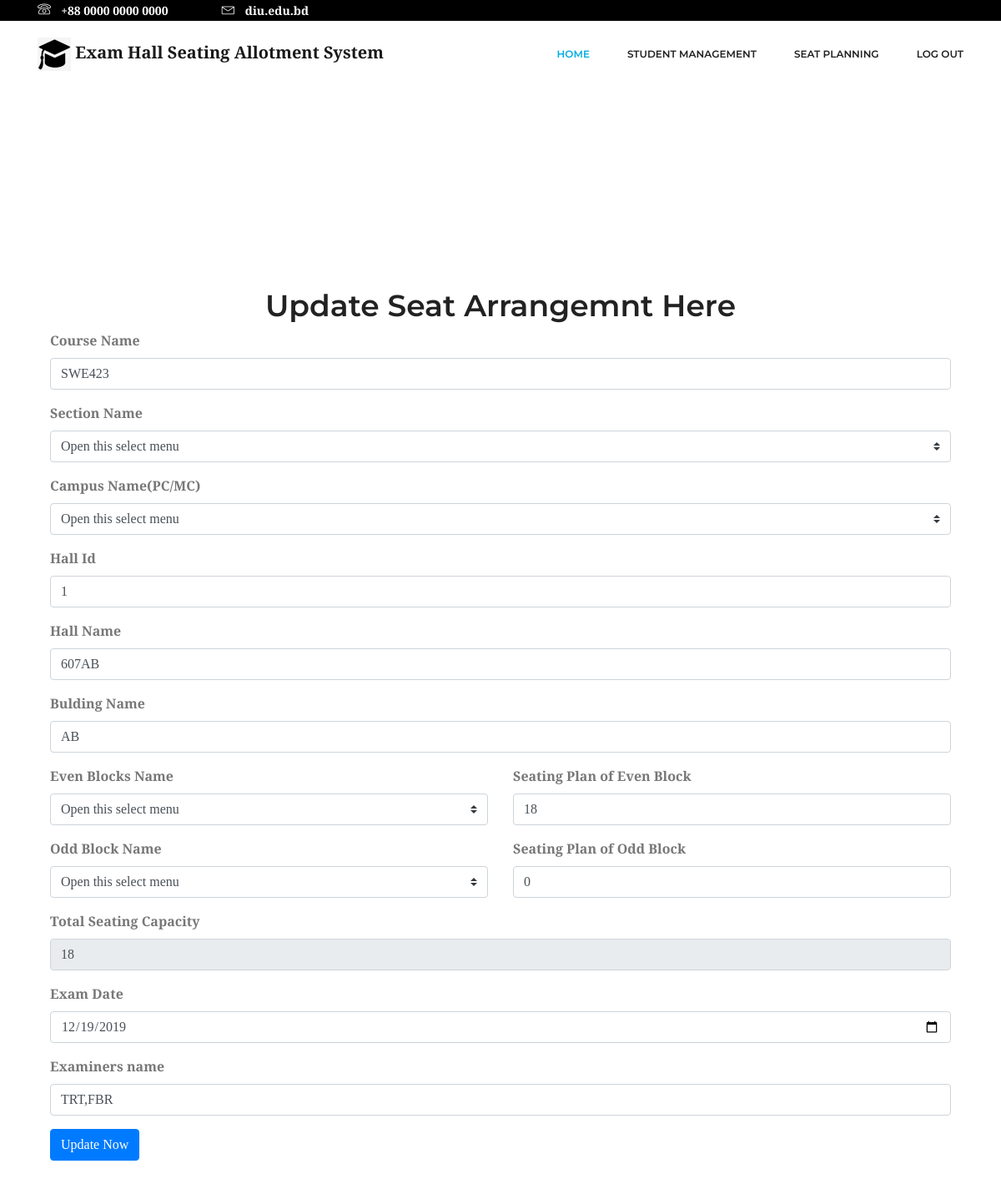
Screenshot of /UpdateSeatArrangement.php?id=1 (signed in) with the database file from the repository.
### tables this page shows
CREATE TABLE `seat_plan` (
  `id` int(11) NOT NULL,
  `course` varchar(255) NOT NULL,
  `sec` varchar(50) NOT NULL,
  `campus` varchar(50) NOT NULL,
  `hall_id` int(11) NOT NULL,
  `hall_name` varchar(255) NOT NULL,
  `building` varchar(255) NOT NULL,
  `evenblock` varchar(50) NOT NULL,
  `t_seat_ev` int(11) NOT NULL,
  `oddblock` varchar(50) NOT NULL,
  `t_seat_od` int(11) NOT NULL,
  `total` int(11) NOT NULL,
  `exmdate` date NOT NULL,
  `examiner` varchar(255) NOT NULL
);

### UpdateSeatArrangement.php (the view, shortened to what this page needs)
<?php
include('AdminMain.php');
$con=mysqli_connect("localhost","root","","exam_hall_seat_plan");
if($_GET['id']) {
    $id = $_GET['id'];
    $sql="SELECT * FROM seat_plan
          WHERE id = '$id'";
    $result = mysqli_query($con,$sql);
    $data  = mysqli_fetch_assoc($result);
?>
<!DOCTYPE html>
<html lang="en">
<head>
	<link rel="stylesheet" href="css/bootstrap.css">
	<link rel="stylesheet" href="vendors/linericon/style.css">
	<link rel="stylesheet" href="css/font-awesome.min.css">
	<link rel="stylesheet" href="vendors/owl-carousel/owl.carousel.min.css">
	<link rel="stylesheet" href="vendors/lightbox/simpleLightbox.css">
	<link rel="stylesheet" href="vendors/nice-select/css/nice-select.css">
	<link rel="stylesheet" href="vendors/animate-css/animate.css">
	<link rel="stylesheet" href="css/style.css">
</head>
<body>
    <section class="course_details_area section_gap">
        <div class="container">
        	<div class="department_area section_gap">
				<div class="container">
					<center><h1>Update Seat Arrangemnt Here</h1></center>
					<form action="SeatPlanUpdate.php" method="POST">
						 <div class="form-group">
						    <label for="exampleInputEmail1">Course Name</label>
						    <input type="text" class="form-control" name="course" id="exampleInputtext1" aria-describedby="textHelp" placeholder="Enter Course Name" value="<?php echo $data['course'];?>">
						 </div>
						 <div class="form-group">
						    <label for="exampleInputtext1">Section Name</label>
							    <select class="custom-select" name="sec" value="<?php echo $data['sec'];?>">
									<option selected>Open this select menu</option>
								</select>
						 </div>
						 <div class="form-group">
						    <label for="exampleInputEmail1">Campus Name(PC/MC)</label>
								<select class="custom-select" name="campus" value="<?php echo $data['campus'];?>">
									<option selected >Open this select menu</option>
								</select>
						 </div>
						 <div class="form-group">
						    <label for="exampleInputtext1">Hall Id</label>
						    <input type="number" class="form-control" name="hall_id" id="exampleInputtext1" aria-describedby="textHelp" placeholder="Enter Hall ID" value="<?php echo $data['hall_id'];?>">
						 </div>
						 <div class="form-group">
						    <label for="exampleInputtext1">Hall Name</label>
						    <input type="text" class="form-control" name="hall_name" id="exampleInputtext1" aria-describedby="textHelp" placeholder="Enter Hall Name" value="<?php echo $data['hall_name'];?>">
						 </div>
						 <div class="form-group">
						    <label for="exampleInputtext1">Bulding Name</label>
						    <input type="text" class="form-control" name="building" id="exampleInputtext1" aria-describedby="textHelp" placeholder="Enter Bulding ID" value="<?php echo $data['building'];?>">
						 </div>
				 <div class="row">
				 	<div class="col">
						<div class="form-group">
						    <label for="exampleInputtext1">Even Blocks Name</label>
						    <select class="custom-select" name="evenblock" value="<?php echo $data['evenblock'];?>">
								<option selected value="0">Open this select menu</option>
							</select>
						</div>
					</div>
					<div class="col">
						<div class="form-group">
						    <label for="exampleInputEmail1">Seating Plan of Even Block</label>
						    <input type="text" class="form-control" name="t_seat_ev" id="exampleInputtext1" aria-describedby="textHelp" placeholder="Enter Seating Capacity" value="<?php echo $data['t_seat_ev'];?>">
						</div>
					</div>
				</div>
				<div class="row">
				 	<div class="col">
						<div class="form-group">
						    <label for="exampleInputtext1">Odd Block Name</label>
						    <select class="custom-select" name="oddblock" value="<?php echo $data['oddblock'];?>">
								<option selected value="0">Open this select menu</option>
							</select>
						</div>
					</div>
					<div class="col">
						<div class="form-group">
						    <label for="exampleInputEmail1">Seating Plan of Odd Block</label>
						    <input type="text" class="form-control" name="t_seat_od" id="exampleInputtext1" aria-describedby="textHelp" placeholder="Enter Seating Capacity" value="<?php echo $data['t_seat_od'];?>">
						</div>
					</div>
				</div>
						 <div class="form-group">
						    <label for="exampleInputEmail1">Total Seating Capacity</label>
						    <input type="text" class="form-control" name="total" id="exampleInputtext1" aria-describedby="textHelp" placeholder="Enter Seating Capacity" readonly="" value="<?php echo $data['total'];?>">
						 </div>
						 <div class="form-group">
						    <label for="exampleInputEmail1">Exam Date</label>
						    <input type="Date" class="form-control" name="exmdate" id="exampleInputtext1" aria-describedby="textHelp" placeholder="Enter Exam Date" value="<?php echo $data['exmdate'];?>">
						 </div>
						 <div class="form-group">
						    <label for="exampleInputEmail1">Examiners name</label>
						    <input type="text" class="form-control" name="examiner" id="exampleInputtext1" aria-describedby="textHelp" placeholder="Enter Examiners name" value="<?php echo $data['examiner'];?>">
						 </div>
						 <button type="submit" class="btn btn-primary">Update Now</button>
					</form>
				</div>
			</div>
		</div>
	</section>
</body>
</html>
<?php
}
?>

### rows the page displays
seat_plan: course "SWE423", sec "Open this select menu", campus "Open this select menu", hall_id "1", hall_name "607AB", building "AB", evenblock "Open this select menu", t_seat_ev "18", oddblock "Open this select menu", t_seat_od "0", total "18", exmdate "12/19/2019", examiner "TRT,FBR"
